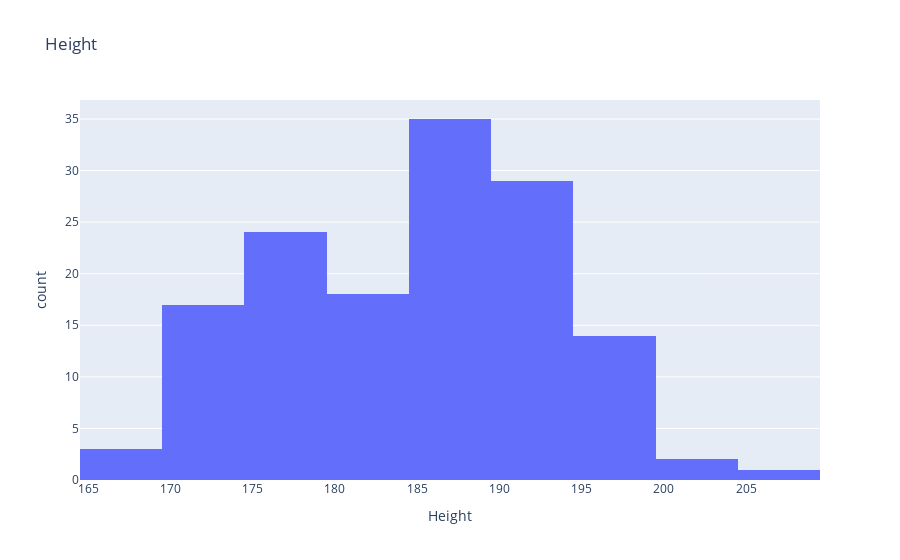
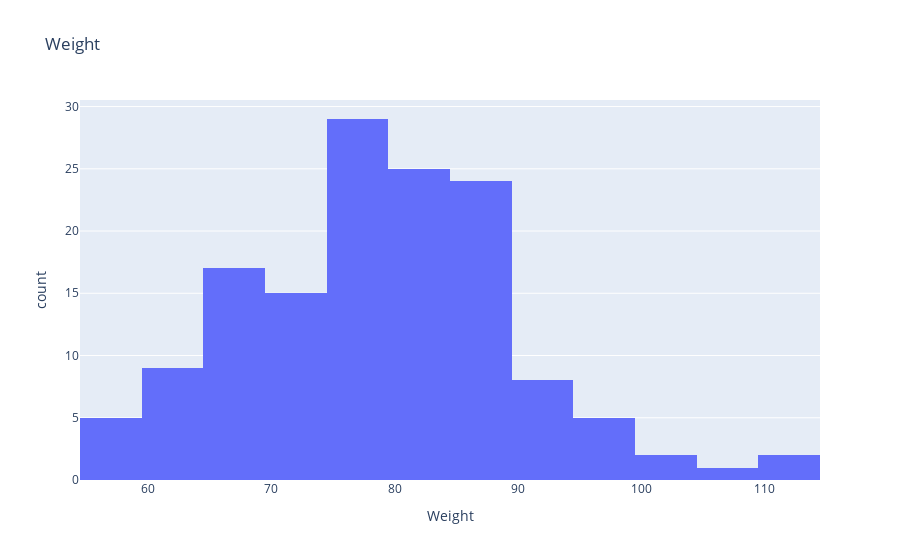
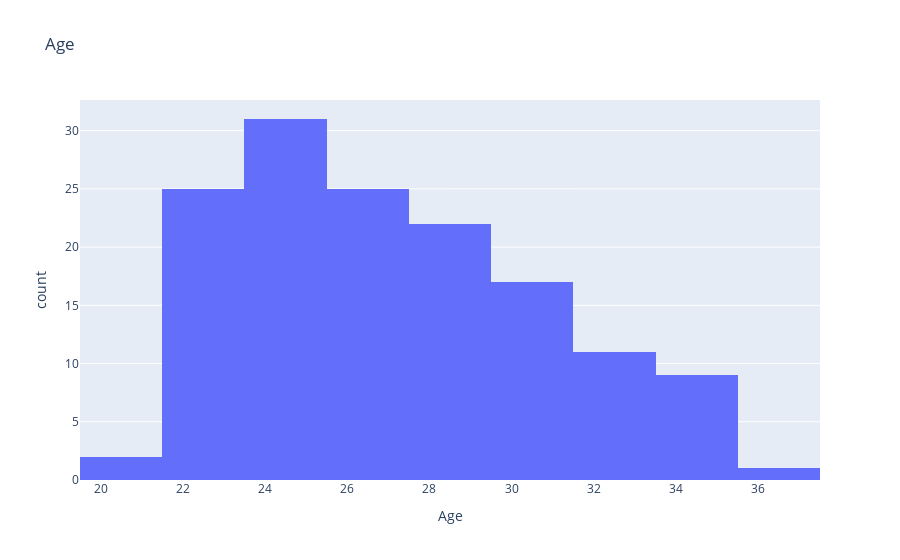
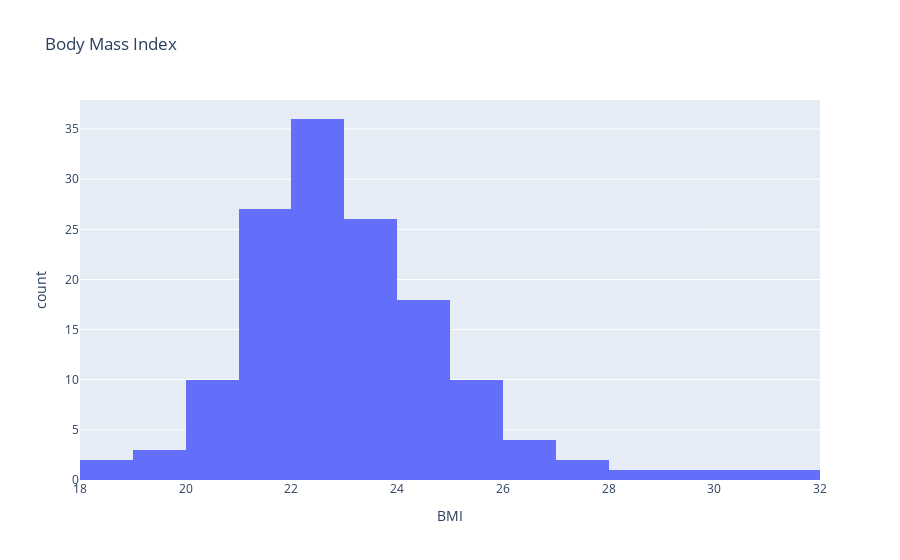

Notebook source saved alongside these figures, in order:
### Markdown cell above
### Looking at the distributions of the data
Let's take a look at the distribution of the 4 stats that describe the physical characteristics of the players.

**Plot the four distributions about `height`, `weight`, `age` and `BMI`.**

### Code cell
#your code here

import plotly.express as px

df = wnba
fig1 = px.histogram(df, x='Height', title='Height')
fig2 = px.histogram(df, x='Weight', title='Weight')
fig3 = px.histogram(df, x='Age', title='Age')
fig4 = px.histogram(df, x='BMI', title='Body Mass Index')
fig1.show()
fig2.show()
fig3.show()
fig4.show()

### Figure 1 — Plotly figure (JSON) as saved in the notebook; plotly's stock layout.template omitted (floating-point values rounded to 4 significant figures; data arrays with more than 128 entries replaced by an {"elided": "..."} marker saying what was removed)
{"data": [{"alignmentgroup": "True", "bingroup": "x", "hovertemplate": "Height=%{x}<br>count=%{y}<extra></extra>", "legendgroup": "", "marker": {"color": "#636efa"}, "name": "", "offsetgroup": "", "orientation": "v", "showlegend": false, "type": "histogram", "x": {"elided": "143 int values"}, "xaxis": "x", "yaxis": "y"}], "layout": {"barmode": "relative", "legend": {"tracegroupgap": 0}, "title": {"text": "Height"}, "xaxis": {"anchor": "y", "domain": [0, 1], "title": {"text": "Height"}}, "yaxis": {"anchor": "x", "domain": [0, 1], "title": {"text": "count"}}}}

### Figure 2 — Plotly figure (JSON) as saved in the notebook; plotly's stock layout.template omitted (floating-point values rounded to 4 significant figures; data arrays with more than 128 entries replaced by an {"elided": "..."} marker saying what was removed)
{"data": [{"alignmentgroup": "True", "bingroup": "x", "hovertemplate": "Weight=%{x}<br>count=%{y}<extra></extra>", "legendgroup": "", "marker": {"color": "#636efa"}, "name": "", "offsetgroup": "", "orientation": "v", "showlegend": false, "type": "histogram", "x": {"elided": "143 int values"}, "xaxis": "x", "yaxis": "y"}], "layout": {"barmode": "relative", "legend": {"tracegroupgap": 0}, "title": {"text": "Weight"}, "xaxis": {"anchor": "y", "domain": [0, 1], "title": {"text": "Weight"}}, "yaxis": {"anchor": "x", "domain": [0, 1], "title": {"text": "count"}}}}

### Figure 3 — Plotly figure (JSON) as saved in the notebook; plotly's stock layout.template omitted (floating-point values rounded to 4 significant figures; data arrays with more than 128 entries replaced by an {"elided": "..."} marker saying what was removed)
{"data": [{"alignmentgroup": "True", "bingroup": "x", "hovertemplate": "Age=%{x}<br>count=%{y}<extra></extra>", "legendgroup": "", "marker": {"color": "#636efa"}, "name": "", "offsetgroup": "", "orientation": "v", "showlegend": false, "type": "histogram", "x": {"elided": "143 int values"}, "xaxis": "x", "yaxis": "y"}], "layout": {"barmode": "relative", "legend": {"tracegroupgap": 0}, "title": {"text": "Age"}, "xaxis": {"anchor": "y", "domain": [0, 1], "title": {"text": "Age"}}, "yaxis": {"anchor": "x", "domain": [0, 1], "title": {"text": "count"}}}}

### Figure 4 — Plotly figure (JSON) as saved in the notebook; plotly's stock layout.template omitted (floating-point values rounded to 4 significant figures; data arrays with more than 128 entries replaced by an {"elided": "..."} marker saying what was removed)
{"data": [{"alignmentgroup": "True", "bingroup": "x", "hovertemplate": "BMI=%{x}<br>count=%{y}<extra></extra>", "legendgroup": "", "marker": {"color": "#636efa"}, "name": "", "offsetgroup": "", "orientation": "v", "showlegend": false, "type": "histogram", "x": {"elided": "143 float values"}, "xaxis": "x", "yaxis": "y"}], "layout": {"barmode": "relative", "legend": {"tracegroupgap": 0}, "title": {"text": "Body Mass Index"}, "xaxis": {"anchor": "y", "domain": [0, 1], "title": {"text": "BMI"}}, "yaxis": {"anchor": "x", "domain": [0, 1], "title": {"text": "count"}}}}
